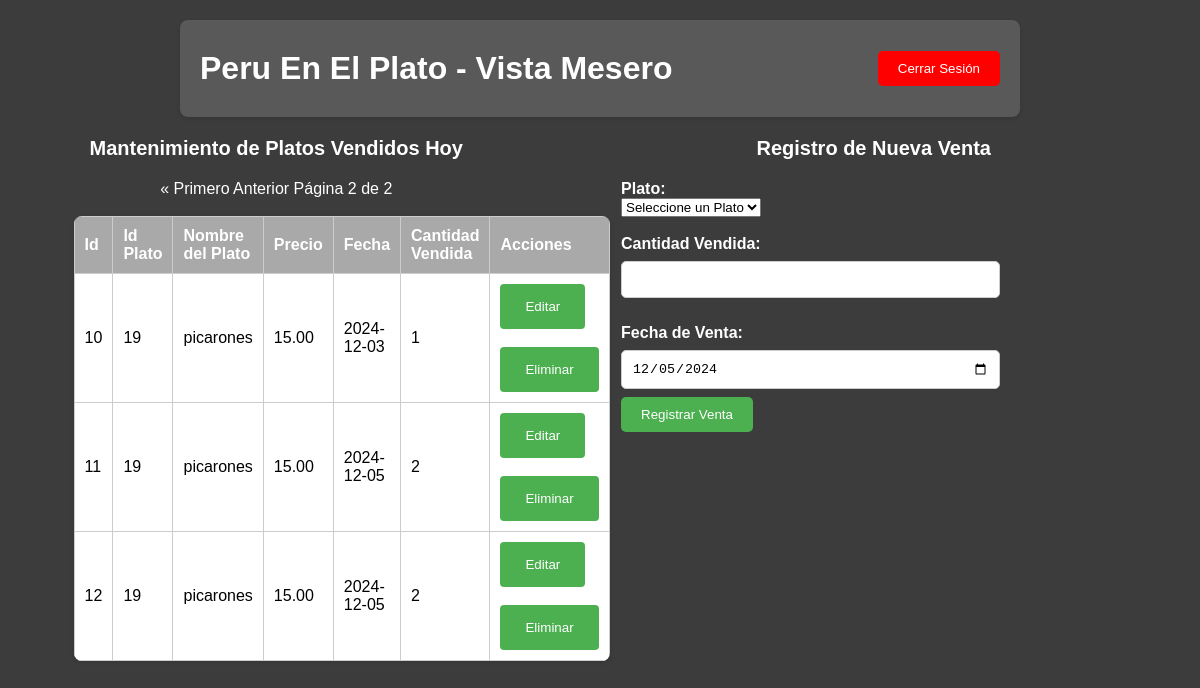
Page /vista/Mesero_V.php?pagina=2 on the committed database.
### tables this page shows
CREATE TABLE `platos_vendidos_hoy` (
  `id_plato_vendido_hoy` int(11) NOT NULL,
  `id_plato` int(11) NOT NULL,
  `fecha` date NOT NULL,
  `cant_vendida` int(11) NOT NULL
);

CREATE TABLE `platos` (
  `id_plato` int(11) NOT NULL,
  `nombre` varchar(255) NOT NULL,
  `descripcion` text DEFAULT NULL,
  `precio` decimal(10,2) NOT NULL,
  `categoria` enum('Principal','Entrada','Postre','Refresco') NOT NULL,
  `imagen` varchar(255) NOT NULL,
  `estado` tinyint(1) DEFAULT 1
);

### vista/Mesero_V.php (the view, shortened to what this page needs)
<?php
require_once('../config/conexion.php');
$registrosPorPagina = 3;
$paginacion = isset($_GET['pagina']) ? (int)$_GET['pagina'] : 1;
$inicio = ($paginacion - 1) * $registrosPorPagina;
function obtenerVentasHoy($inicio, $registrosPorPagina) {
    global $conexion;
    $query = "
        SELECT pvh.id_plato_vendido_hoy, pvh.id_plato, p.nombre, pvh.fecha, pvh.cant_vendida, p.precio
        FROM platos_vendidos_hoy pvh
        JOIN platos p ON pvh.id_plato = p.id_plato
        LIMIT $inicio, $registrosPorPagina
    ";
    return mysqli_query($conexion, $query);
}
function obtenerTotalVentasHoy() {
    global $conexion;
    $query = "
        SELECT COUNT(*) as total FROM platos_vendidos_hoy pvh
        JOIN platos p ON pvh.id_plato = p.id_plato
    ";
    $resultado = mysqli_query($conexion, $query);
    $total = mysqli_fetch_assoc($resultado);
    return $total['total'];
}
$totalVentas = obtenerTotalVentasHoy();
$totalPaginas = ceil($totalVentas / $registrosPorPagina);
?>
<!DOCTYPE html>
<html lang="es">
<head>
    <link rel="stylesheet" href="../public/styles/mesero.css">
    <link rel="stylesheet" href="../public/styles/mesero_v.css">
</head>
<body>
<header>
    <h1>Peru En El Plato - Vista Mesero</h1>
    <a href="../controlador/logout.php"> <button class="btn-cerrar">Cerrar Sesión</button></a>
</header>
<main>
    <div class="contenedor">
    <div class="mantenimiento">
    <h2 class="titulo-mantenimiento">Mantenimiento de Platos Vendidos Hoy</h2>
    <table>
        <thead>
            <tr>
                <th>Id</th>
                <th>Id Plato</th>
                <th>Nombre del Plato</th>
                <th>Precio</th>
                <th>Fecha</th>
                <th>Cantidad Vendida</th>
                <th>Acciones</th>
            </tr>
        </thead>
        <tbody>
            <?php
            $ventasHoy = obtenerVentasHoy($inicio, $registrosPorPagina);
            while ($venta = mysqli_fetch_assoc($ventasHoy)) {
                echo "<tr>
                        <td>" . $venta['id_plato_vendido_hoy'] . "</td>
                        <td>" . $venta['id_plato'] . "</td>
                        <td>" . htmlspecialchars($venta['nombre']) . "</td>
                        <td>" . $venta['precio'] . "</td>
                        <td>" . $venta['fecha'] . "</td>
                        <td>" . $venta['cant_vendida'] . "</td>
                        <td>
                            <button class='btn-editar' data-id='" . $venta['id_plato_vendido_hoy'] . "'>Editar</button>
                            <br><br>
                            <button class='btn-eliminar' data-id='" . $venta['id_plato_vendido_hoy'] . "'>Eliminar</button>
                        </td>
                    </tr>";
            }
            ?>
    <div class="paginacion">
        <?php if ($paginacion > 1): ?>
            <a href="?pagina=1">&laquo; Primero</a>
            <a href="?pagina=<?php echo $paginacion - 1; ?>">Anterior</a>
        <?php endif; ?>
        <span>Página <?php echo $paginacion; ?> de <?php echo $totalPaginas; ?></span>
    </div>
    <br>
        </tbody>
    </table>
</div>
    <div class="registro-venta">
    <h2>Registro de Nueva Venta</h2>
    <form id="registroPlatos" method="POST" action="Mesero_V.php">
        <label for="plato">Plato:</label><br>
        <select id="plato" name="plato" required>
            <option value="">Seleccione un Plato</option>
        </select><br><br>
        <label for="cantidad">Cantidad Vendida:</label><br>
        <input type="number" id="cantidad" name="cantidad" required><br>
        <br>
        <label for="fecha">Fecha de Venta:</label><br>
        <input type="date" id="fecha" name="fecha" value="<?php echo date('Y-m-d'); ?>" required><br>
        <button type="submit" class="btn-actualizar">Registrar Venta</button>
    </form>
        </div>
    </div>
</main>
</body>
</html>

### public/styles/mesero.css (style rules this page uses)
body { font-family: Arial, sans-serif; margin: 0; padding: 20px; display: flex; justify-content: center; align-items: center; flex-direction: column; background-color: #3d3c3c; }
header { display: flex; justify-content: space-between; align-items: center; background-color: #595959; padding: 10px 20px; border-radius: 8px; width: 100%; max-width: 800px; box-shadow: 0 2px 5px rgba(0, 0, 0, 0.1); }
h1, h2 { margin: 20px 0; text-align: center; color: white; }
table { width: 100%; border-collapse: collapse; margin-bottom: 20px; border-radius: 8px; overflow: hidden; box-shadow: 0 2px 5px rgba(0, 0, 0, 0.1); }
th, td { border: 1px solid #ccc; padding: 10px; text-align: left; }
th { background-color: #A9A9A9; color: white; }
td { background-color: #fff; }
label { color: white; }
.btn-cerrar { background-color: #ff0000; color: white; border: none; padding: 10px 20px; border-radius: 5px; cursor: pointer; transition: background-color 0.3s; }
.btn-actualizar { background-color: #4CAF50; color: white; border: none; padding: 10px 20px; border-radius: 5px; cursor: pointer; transition: background-color 0.3s; }

### public/styles/mesero_v.css (style rules this page uses)
.contenedor { display: flex; justify-content: space-between; align-items: flex-start; margin: 20px; }
.mantenimiento, .registro-venta { width: 48%; box-sizing: border-box; }
.mantenimiento { position: relative; padding-right: 100px; }
.paginacion { margin-top: 20px; text-align: center; color: white; }
.paginacion a { color: white; text-decoration: none; }
h2 { margin-top: 0; font-size: 20px; }
label { font-weight: bold; }
input[type="number"], input[type="date"], select textarea { width: 75%; padding: 10px; margin: 8px 0; border: 1px solid #ccc; border-radius: 5px; padding: 10px; box-sizing: border-box; }
button { background-color: #4CAF50; color: white; padding: 15px 25px; border: none; border-radius: 4px; cursor: pointer; }

### rows in the picture
platos_vendidos_hoy: id_plato_vendido_hoy "10", id_plato "19", id_plato.nombre "picarones", id_plato.precio "15.00", fecha "2024-12-03", cant_vendida "1"
platos_vendidos_hoy: id_plato_vendido_hoy "11", id_plato "19", id_plato.nombre "picarones", id_plato.precio "15.00", fecha "2024-12-05", cant_vendida "2"
platos_vendidos_hoy: id_plato_vendido_hoy "12", id_plato "19", id_plato.nombre "picarones", id_plato.precio "15.00", fecha "2024-12-05", cant_vendida "2"

### other values in the picture
$paginacion "2"
$totalPaginas "2"
